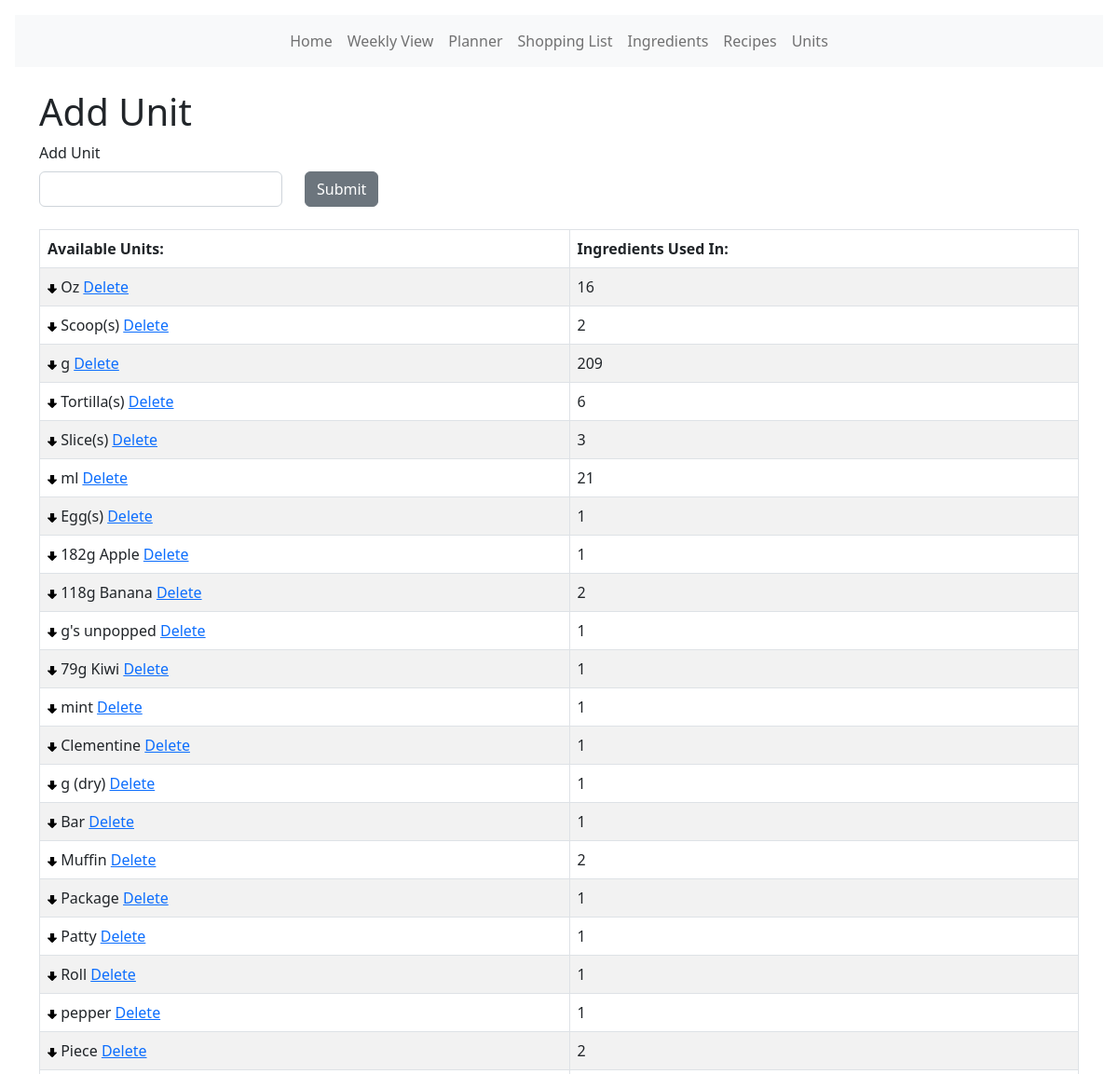
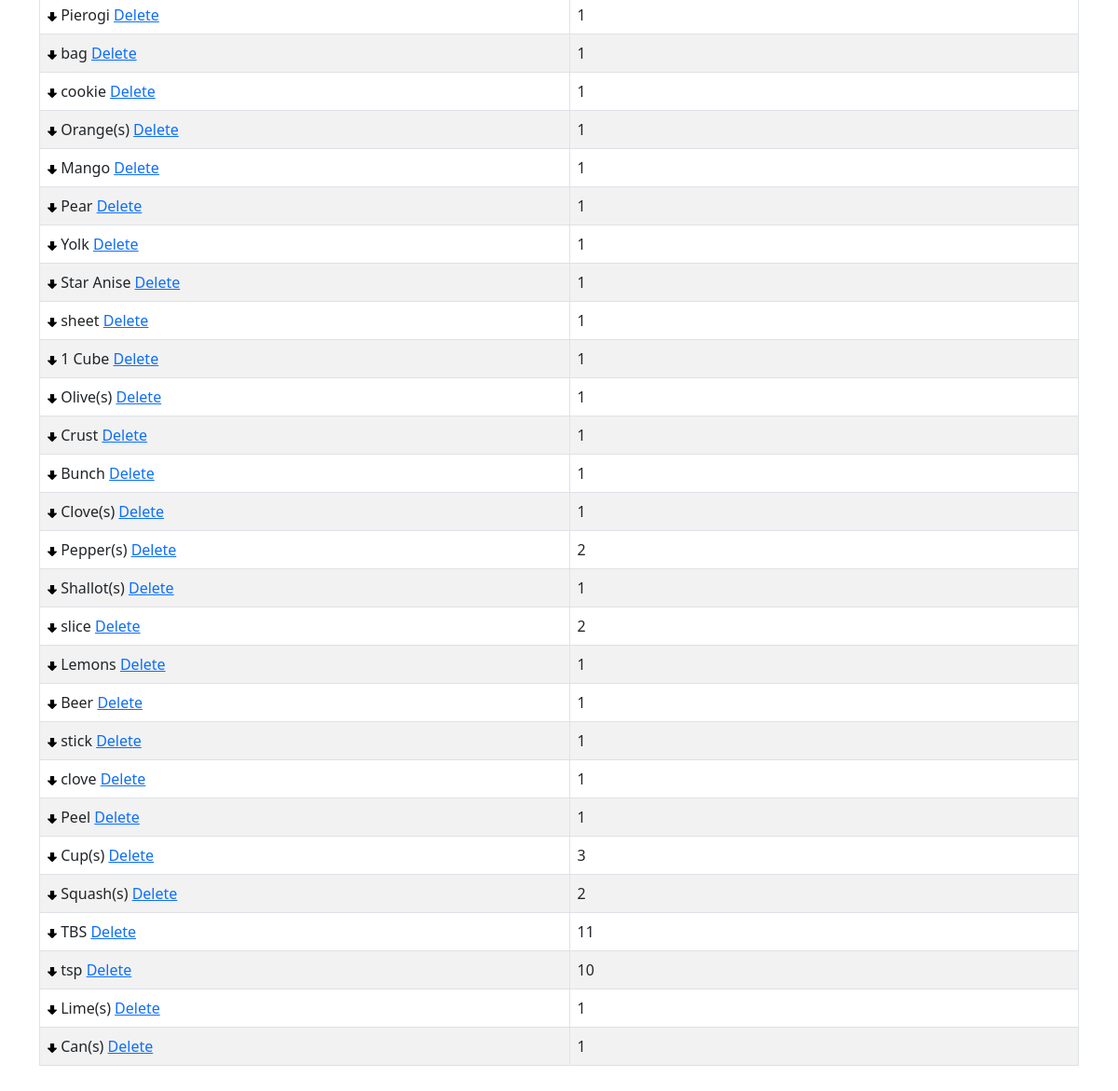
The app's page /units, older data (2 pictures, top to bottom).
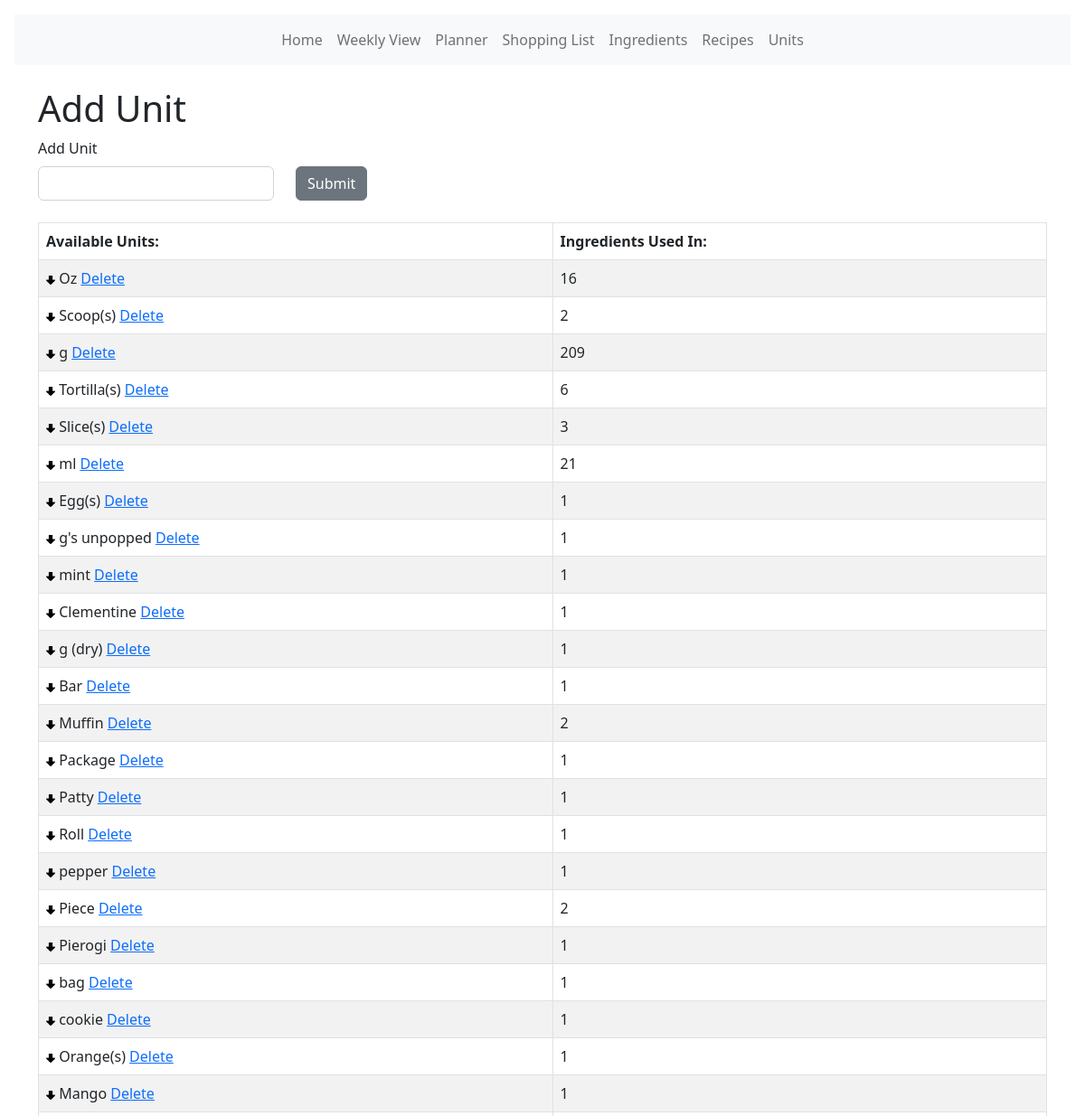
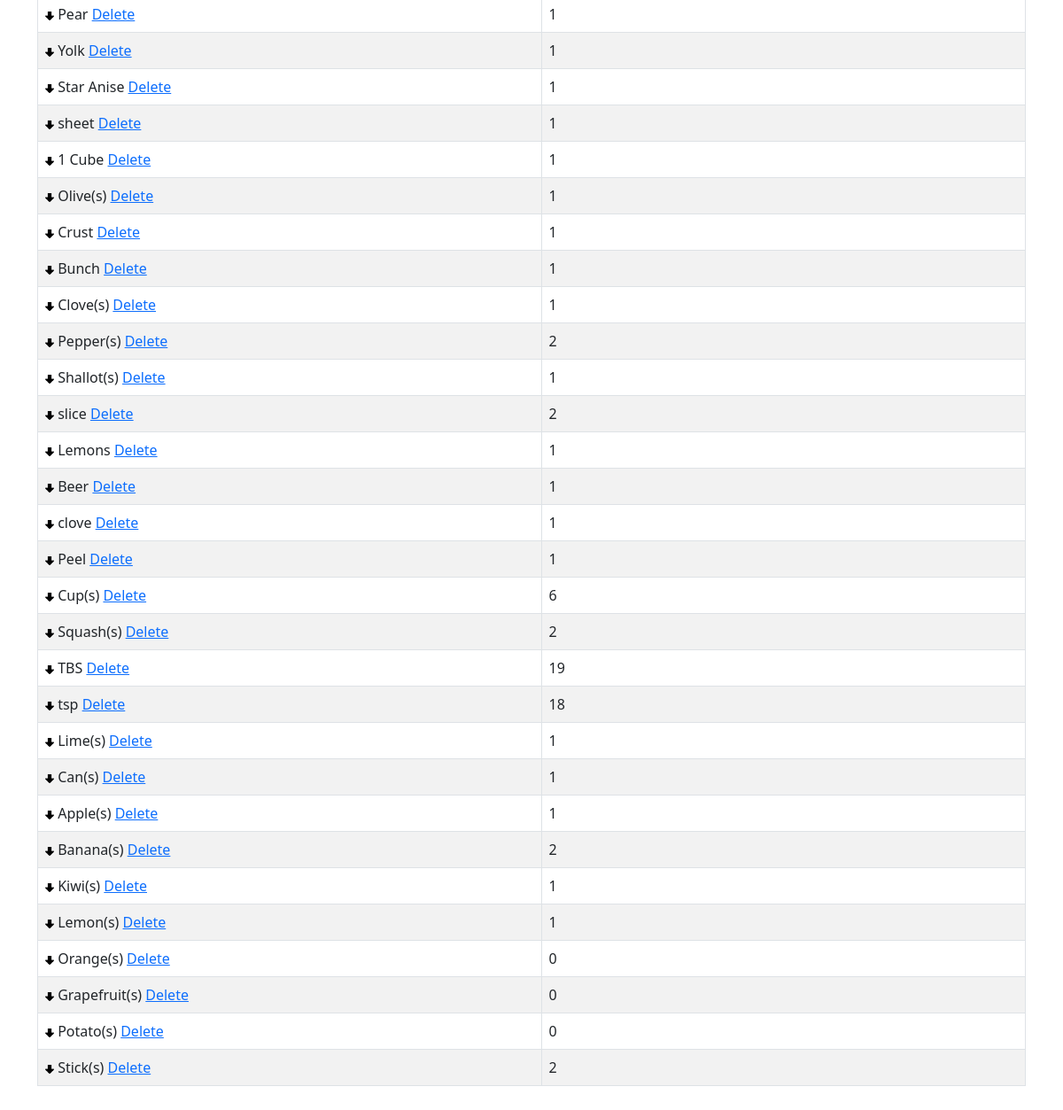
The same page, newer data (2 pictures, top to bottom).
### models.py (models this page shows, shortened)
class Unit(db.Model):
    id = db.Column(db.Integer, primary_key=True)
    oid = db.Column(db.Integer, autoincrement=True)
    name = db.Column(db.String(30))
    ingredients = db.relationship("UnitIngredient", backref="unit")
    def count_unit(self):
        count = UnitIngredient.query.filter_by(uid=self.id).count()
        return count

### main.py (the view)
@app.route("/units", methods=["GET", "POST"])
def unit_page():
    unit_list = Unit.query.order_by(Unit.oid)
    last_oid = Unit.query.order_by(Unit.oid.desc()).first()
    new_oid = last_oid.oid + 1
    form = AddUnit()
    if form.submit.data and form.validate_on_submit():
        update = Unit(oid=new_oid, name=form.unit.data)
        db.session.add(update)
        db.session.commit()
        unit_list = Unit.query.order_by(Unit.oid)
    return render_template("/units/units.html", unit_list=unit_list, form=form)

### forms.py
class AddUnit(FlaskForm):
    unit = StringField(
        "Add Unit",
        validators=[validators.InputRequired()],
    )
    submit = SubmitField("Submit")

### templates/units/units.html (shortened to what this page needs)
<!DOCTYPE html>
<html lang="en">
  <head>
    <link
      href="{{ url_for('static', filename='css/select2.css') }}"
      rel="stylesheet"
    />
    {% extends 'base.html' %} {% block content %}
  </head>
  <body>
    <br />
    <h1>Add Unit</h1>
    <form method="POST">
      <div class="row">
        <div class="col-3">
          {{ form.hidden_tag() }} {{ form.unit.label(class="form-label") }} {{
          form.unit(class="form-control w-100") }}
        </div>
        <div class="col-2">
          <br />
          {{ form.submit(class="btn btn-secondary mt-2") }}
        </div>
      </div>
    </form>
    <br />
    <table class="table table-hover table-bordered table-striped">
      <thead>
        <tr>
          <th>Available Units:</th>
          <th>Ingredients Used In:</th>
        </tr>
      </thead>
      <tbody>
        <tr>
          {% for unit in unit_list %}
          <td>
            <a href="{{url_for('unit_order_move_down', id=unit.id)}}"><img
              src="{{ url_for('static', filename='images/down_arrow.png') }}" width="10" /></a>
            {{unit.name}}
            <a
              href="{{url_for('unit_delete', id=unit.id)}}"
              ,
              onclick="return confirm('Are you want to delete this? You cannot undo this action.')"
              >Delete</a
            >
          </td>
          <td>{{unit.count_unit()}}</td>
        </tr>
        {% endfor %}
      </tbody>
    </table>
  </body>
  {% endblock %}

### templates/base.html (shortened to what this page needs)
<!DOCTYPE html>
<html lang="en">
  <head>
    <link
      href="{{ url_for('static', filename='css/bs.css') }}"
      rel="stylesheet"
    />
    <link
      href="{{ url_for('static', filename='css/style.css') }}"
      rel="stylesheet"
    />
  </head>
  <body>
    {% include 'navbar.html' %}
    <div class="container">{% block content %} {% endblock %}</div>
  </body>
</html>

### templates/navbar.html (shortened to what this page needs)
<!DOCTYPE html>
<html lang="en">
  <head>
    <link
      href="https://cdn.jsdelivr.net/npm/bootstrap@5.2.0/dist/css/bootstrap.min.css"
      rel="stylesheet"
    />
    <link
      href="https://getbootstrap.com/docs/5.2/assets/css/docs.css"
      rel="stylesheet"
    />
  </head>
  <body class="p-3 m-0 border-0 bd-example">
    <nav class="navbar navbar-expand-lg bg-light d-print-none">
      <div class="container-fluid">
        <div class="collapse navbar-collapse" id="navbarTogglerDemo01">
          <ul class="navbar-nav mx-auto mb-2 mb-lg-0">
            <li class="nav-item">
              <a class="nav-link" href="{{ url_for('index') }}">Home</a>
            </li>
            <li class="nav-item">
              <a class="nav-link" href="{{ url_for('weekly_view') }}">Weekly View</a>
            </li>
            <li class="nav-item">
              <a class="nav-link" href="{{ url_for('weekly_plan') }}">Planner</a>
            </li>
            <li class="nav-item">
              <a class="nav-link" href="{{ url_for('list') }}">Shopping List</a>
            <li class="nav-item">
              <a class="nav-link" href="{{ url_for('ingredient_page') }}">Ingredients</a>
            </li>
            <li class="nav-item">
              <a class="nav-link" href="{{ url_for('recipe_list') }}">Recipes</a>
            </li>
            <li class="nav-item">
              <a class="nav-link" href="{{ url_for('unit_page') }}">Units</a>
            </li>
            </li>
          </ul>
        </div>
      </div>
    </nav>
  </body>
</html>

Row changes from the older to the newer data that the page shows:
removed Unit: name "182g Apple", count_unit "1"
removed Unit: name "118g Banana", count_unit "2"
removed Unit: name "79g Kiwi", count_unit "1"
removed Unit: name "stick", count_unit "1"
computed for Unit "Cup(s)": count_unit "3" → "6"
computed for Unit "TBS": count_unit "11" → "19"
computed for Unit "tsp": count_unit "10" → "18"
added Unit: name "Apple(s)", count_unit "1"
added Unit: name "Banana(s)", count_unit "2"
added Unit: name "Kiwi(s)", count_unit "1"
added Unit: name "Lemon(s)", count_unit "1"
added Unit: name "Orange(s)", count_unit "0"
added Unit: name "Grapefruit(s)", count_unit "0"
added Unit: name "Potato(s)", count_unit "0"
added Unit: name "Stick(s)", count_unit "2"
